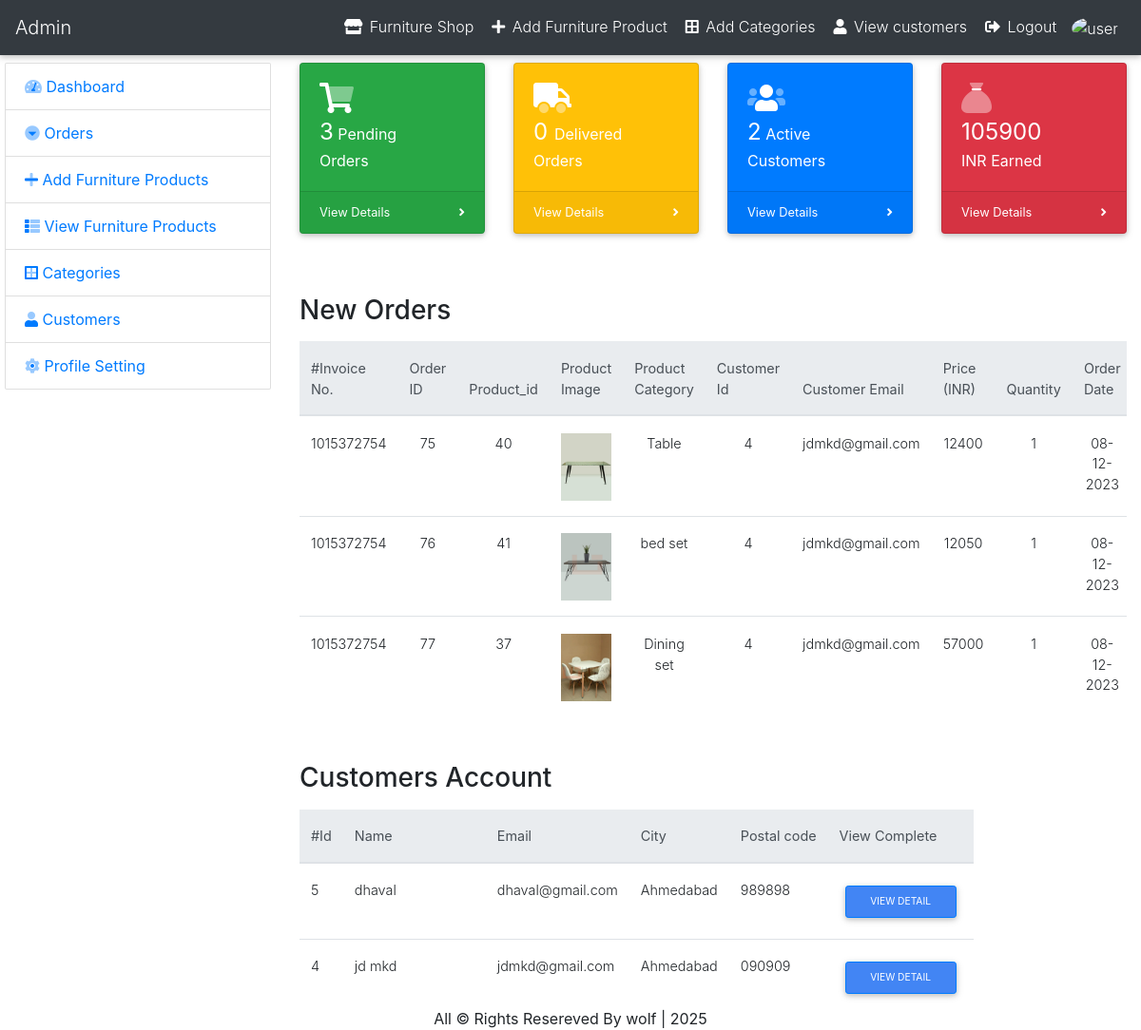
The page /admin/index.php (signed in) on the database as committed earlier.
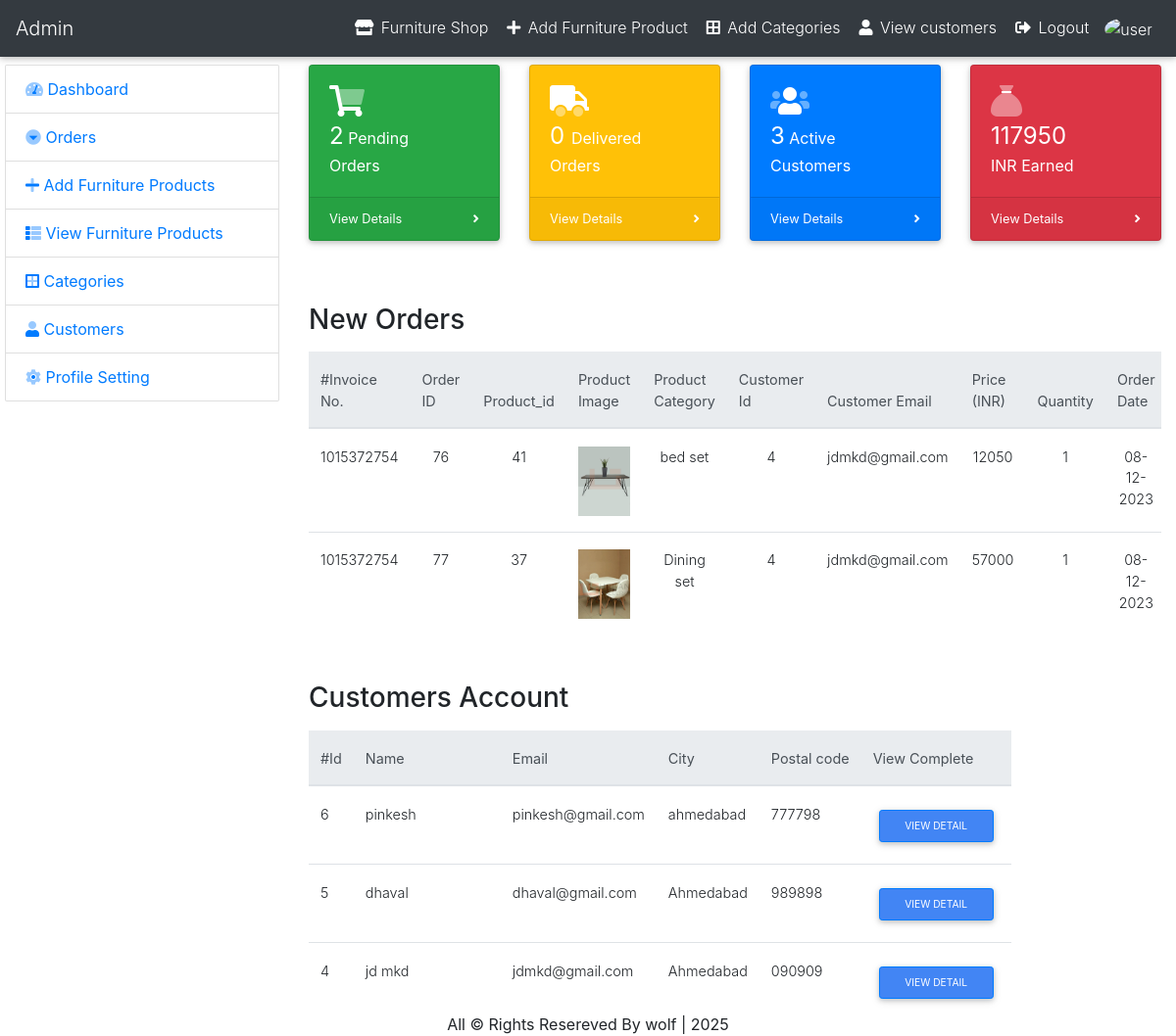
The same page on the database as committed later.
### tables this page shows
CREATE TABLE `customer_order` (
  `order_id` int(11) NOT NULL,
  `customer_id` int(11) NOT NULL,
  `customer_email` varchar(100) NOT NULL,
  `customer_fullname` varchar(100) NOT NULL,
  `customer_address` varchar(225) NOT NULL,
  `customer_city` varchar(50) NOT NULL,
  `customer_pcode` int(11) NOT NULL,
  `customer_phonenumber` varchar(100) NOT NULL,
  `product_id` int(11) NOT NULL,
  `product_amount` int(11) NOT NULL,
  `invoice_no` int(11) NOT NULL,
  `products_qty` int(11) NOT NULL,
  `order_date` varchar(100) NOT NULL,
  `order_status` varchar(100) NOT NULL
);

CREATE TABLE `furniture_product` (
  `pid` int(11) NOT NULL,
  `title` varchar(80) NOT NULL,
  `category` int(11) NOT NULL,
  `detail` text NOT NULL,
  `price` int(11) NOT NULL,
  `size` varchar(40) NOT NULL,
  `image` varchar(200) NOT NULL,
  `date` varchar(100) NOT NULL,
  `status` varchar(50) NOT NULL
);

CREATE TABLE `categories` (
  `id` int(11) NOT NULL,
  `category` varchar(100) NOT NULL,
  `fontawesome-icon` varchar(25) NOT NULL
);

CREATE TABLE `customer` (
  `cust_id` int(11) NOT NULL,
  `cust_name` varchar(100) NOT NULL,
  `cust_email` varchar(100) NOT NULL,
  `cust_pass` varchar(100) NOT NULL,
  `cust_add` varchar(200) NOT NULL,
  `cust_city` varchar(50) NOT NULL,
  `cust_postalcode` varchar(50) NOT NULL,
  `cust_number` varchar(100) NOT NULL
);

### admin/index.php (the view, shortened to what this page needs)
<?php
include('include/header.php');
?>
<div class="container-fluid mt-2">
  <div class="row">
    <div class="col-md-3 col-lg-3">
      <?php require_once('include/sidebar.php'); ?>
    </div>
    <div class="col-md-9 col-lg-9">
      <div class="row">
        <div class="col-xl-3 col-sm-6 mb-3">
          <div class="card text-white bg-success o-hidden h-100">
            <div class="card-body">
              <div class="card-body-icon">
                <i class="fad fa-shopping-cart fa-2x"></i>
              </div>
              <?php
              $query = "SELECT * FROM customer_order WHERE order_status='pending'";
              $run   = mysqli_query($con, $query);
              $num_new_orders = mysqli_num_rows($run);
              ?>
              <div class="mr-5"> <span style="font-size:24px;"><?php echo $num_new_orders; ?></span> Pending Orders</div>
            </div>
            <a class="card-footer text-white clearfix small z-1" href="pending_furniture_pro.php">
              <span class="float-left">View Details</span>
              <span class="float-right">
                <i class="fas fa-angle-right"></i>
              </span>
            </a>
          </div>
        </div>
        <div class="col-xl-3 col-sm-6 mb-3">
          <div class="card text-white bg-warning o-hidden h-100">
            <div class="card-body">
              <div class="card-body-icon">
                <i class="fad fa-truck fa-2x"></i>
              </div>
              <div class="mr-5">
                <?php
                $query = "SELECT * FROM customer_order WHERE order_status='delivered'";
                $run   = mysqli_query($con, $query);
                $num_delivered_orders = mysqli_num_rows($run);
                ?>
                <span style="font-size:24px;"><?php echo $num_delivered_orders; ?> </span> Delivered Orders
              </div>
            </div>
            <a class="card-footer text-white clearfix small z-1" href="delivered_furniture_pro.php">
              <span class="float-left">View Details</span>
              <span class="float-right">
                <i class="fas fa-angle-right"></i>
              </span>
            </a>
          </div>
        </div>
        <div class="col-xl-3 col-sm-6 mb-3">
          <div class="card text-white bg-primary o-hidden h-100">
            <div class="card-body">
              <div class="card-body-icon">
                <i class="fad fa-fw fa-users fa-2x"></i>
              </div>
              <div class="mr-5">
                <?php
                $query = "SELECT * FROM customer";
                $run   = mysqli_query($con, $query);
                $num_customer = mysqli_num_rows($run);
                ?>
                <span style="font-size:24px;"><?php echo $num_customer; ?></span> Active Customers
              </div>
            </div>
            <a class="card-footer text-white clearfix small z-1" href="customers.php">
              <span class="float-left">View Details</span>
              <span class="float-right">
                <i class="fas fa-angle-right"></i>
              </span>
            </a>
          </div>
        </div>
        <div class="col-xl-3 col-sm-6 mb-3">
          <div class="card text-white bg-danger o-hidden h-100">
            <div class="card-body">
              <div class="card-body-icon">
                <i class="fad fa-sack fa-2x"></i>
              </div>
              <div class="mr-5">
                <?php
                $query = "SELECT SUm(product_amount) as 'earn' FROM customer_order";
                $run   = mysqli_query($con, $query);
                $row = mysqli_fetch_array($run);
                $earning = $row['earn'];
                ?>
                <span style="font-size:24px;"><?php echo $earning; ?></span> INR Earned
              </div>
            </div>
            <a class="card-footer text-white clearfix small z-1" href="#">
              <span class="float-left">View Details</span>
              <span class="float-right">
                <i class="fas fa-angle-right"></i>
              </span>
            </a>
          </div>
        </div>
      </div>
      <h3 class="mt-5">New Orders</h3>
      <table class="table table-responsive table-hover mt-3">
        <thead class="thead-light">
          <tr>
            <th>#Invoice No.</th>
            <th>Order ID</th>
            <th>Product_id</th>
            <th>Product Image</th>
            <th>Product Category</th>
            <th>Customer Id</th>
            <th>Customer Email</th>
            <th>Price (INR)</th>
            <th>Quantity</th>
            <th>Order Date</th>
          </tr>
        </thead>
        <tbody class="text-center">
          <?php
          $order_query = "SELECT * FROM customer_order WHERE order_status='pending' ORDER BY order_id LIMIT 5";
          $run = mysqli_query($con, $order_query);
          if (mysqli_num_rows($run) > 0) {
            while ($order_row = mysqli_fetch_array($run)) {
              $order_invoice = $order_row['invoice_no'];
              $order_id      = $order_row['order_id'];
              $cust_id       = $order_row['customer_id'];
              $cust_email    = $order_row['customer_email'];
              $order_pro_id  = $order_row['product_id'];
              $order_qty     = $order_row['products_qty'];
              $order_amount  = $order_row['product_amount'];
              $order_date    = $order_row['order_date'];
              $pr_query = "SELECT * FROM furniture_product fp INNER JOIN categories cat ON fp.category = cat.id WHERE pid = $order_pro_id ";
              $pr_run   = mysqli_query($con, $pr_query);
              if (mysqli_num_rows($pr_run) > 0) {
                while ($pr_row = mysqli_fetch_array($pr_run)) {
                  $image = $pr_row['image'];
                  $category = $pr_row['category'];
          ?>
                  <tr>
                    <td>
                      <?php echo $order_invoice; ?>
                    </td>
                    <td>
                      <?php echo $order_id; ?>
                    </td>
                    <td>
                      <?php echo $order_pro_id; ?>
                    </td>
                    <td width="120px">
                      <img src="img/<?php echo $image; ?>" width="100%">
                    </td>
                    <td>
                      <?php echo $category; ?>
                    </td>
                    <td>
                      <?php echo $cust_id; ?>
                    </td>
                    <td>
                      <?php echo $cust_email; ?>
                    </td>
                    <td>
                      <?php echo $order_amount; ?>
                    </td>
                    <td><?php echo $order_qty; ?></td>
                    <td><?php echo $order_date; ?></td>
                  </tr>
          <?php
                }
              }
            }
          } else {
            echo "<tr><td colspan='12'><h2 class='text-center text-secondary'>You have not any pending order</h2></td></tr>";
          }
          ?>
        </tbody>
      </table>
      <h3 class="mt-5">Customers Account</h3>
      <table class="table table-responsive table-hover mt-3">
        <thead class="thead-light">
          <tr>
            <th>#Id</th>
            <th>Name</th>
            <th>Email</th>
            <th>City</th>
            <th>Postal code</th>
            <th>View Complete</th>
          </tr>
        </thead>
        <tbody>
          <?php
          $query = "SELECT * FROM customer ORDER BY cust_id DESC LIMIT 5";
          $run   = mysqli_query($con, $query);
          if (mysqli_num_rows($run) > 0) {
            while ($row = mysqli_fetch_array($run)) {
              $cust_id         = $row['cust_id'];
              $cust_name       = $row['cust_name'];
              $cust_email      = $row['cust_email'];
              $cust_city       = $row['cust_city'];
              $cust_postalcode = $row['cust_postalcode'];
          ?>
              <tr>
                <td>
                  <?php echo $cust_id; ?>
                </td>
                <td width="150px">
                  <?php echo $cust_name; ?>
                </td>
                <td>
                  <?php echo $cust_email; ?>
                </td>
                <td>
                  <?php echo $cust_city ?>
                </td>
                <td><?php echo $cust_postalcode; ?></td>
                <td><a href="customers.php"><button class="btn btn-primary btn-sm">View Detail</button></td>
              </tr>
          <?php
            }
          } else {
            echo "<tr><td colspan='12'><h2 class='text-center text-secondary'>No Registered Customer Yet</h2></td></tr>";
          }
          ?>
        </tbody>
      </table>
    </div>
  </div>
</div>
<?php include('include/footer.php'); ?>

### admin/include/header.php (shortened to what this page needs)
<?php
require_once('include/dbcon.php');
?>
<!DOCTYPE html>
<html lang="en">
<head>
  <link href="css/mdb.min.css" rel="stylesheet">
  <link href="css/bootstrap.css" rel="stylesheet">
  <link href="css/all.min.css" rel="stylesheet">
  <link href="css/style.css" rel="stylesheet">
</head>
<body id="page-top">
  <nav class="navbar navbar-expand-md bg-dark navbar-dark">
    <a class="navbar-brand" href="index.php">Admin</a>
    <div class="collapse navbar-collapse" id="collapsibleNavbar">
      <ul class="navbar-nav ml-auto">
        <li class="nav-item">
          <a class="nav-link" href="../index.php" target="_blank"><i class="fas fa-store"></i> Furniture Shop </a>
        </li>
        <li class="nav-item">
          <a class="nav-link" href="furniture_pro.php"><i class="fas fa-plus"></i> Add Furniture Product</a>
        </li>
        <li class="nav-item">
          <a class="nav-link" href="category.php"><i class="fas fa-border-all"></i> Add Categories</a>
        </li>
        <li class="nav-item">
          <a class="nav-link" href="customers.php"><i class="fas fa-user"></i> View customers</a>
        </li>
        <li class="nav-item">
          <a class="nav-link" href="logout.php"><i class="fas fa-sign-out-alt"></i> Logout</a>
        </li>
        <?php
        if (isset($_SESSION['email'])) {
          $session_email = $_SESSION['email'];
          $query = "SELECT image from admin WHERE email='$session_email'";
          $run = mysqli_query($con, $query);
          $row = mysqli_fetch_array($run);
          $image = $row['image'];
        }
        ?>
        <li class="nav-item">
          <a class="nav-link" href="profile.php"><img src="img/<?php echo $image; ?>" alt="user" class="rounded-circle" width="37px" height="32px"></a>
        </li>
      </ul>
    </div>
  </nav>

### admin/include/sidebar.php (shortened to what this page needs)
<div class="list-group mb-3 ">
  <li class="list-group-item "><a href="index.php">
      <i class="fad fa-tachometer-alt"></i> Dashboard</a>
  </li>
  <li class="list-group-item">
    <a data-toggle="collapse" href="#orders" aria-expanded="false" aria-controls="orders"><i class="fad fa-caret-circle-down"></i> Orders</a>
  </li>
  <li class="list-group-item">
    <a href="furniture_pro.php"><i class="fad fa-plus"></i> Add Furniture Products</a>
  </li>
  <li class="list-group-item">
    <a href="furniture_pro_view.php"><i class="fad fa-th-list"></i> View Furniture Products</a>
  </li>
  <li class="list-group-item list-item-group-action"><a href="category.php">
      <i class="fad fa-border-all"></i> Categories</a>
  </li>
  <li class="list-group-item list-item-group-action"><a id="user" href="Customers.php">
      <i class="fad fa-user"></i> Customers</a>
  </li>
  <li class="list-group-item list-item-group-action"><a href="profile.php">
      <i class="fad fa-cog"></i> Profile Setting</a>
  </li>
</div>

### admin/include/footer.php (shortened to what this page needs)
<footer class="sticky-footer fixed-bottom">
  <div class="container my-auto">
    <div class="copyright text-center my-auto">
      <span>All &copy; Rights Resereved By wolf | <?php echo date('Y'); ?></span>
    </div>
  </div>
</footer>
</body>
</html>

### admin/css/style.css (style rules this page uses)
* { margin: 0px; padding: 0px; }
.list-group { margin-left:-10px; }

Rows that differ between the two databases and show on the page:
no longer on this page (row edited): customer_order: invoice_no "1015372754", order_id "75", product "40", customer "4", customer_email "jdmkd@gmail.com", product_amount "12400", products_qty "1", order_date "08-12-2023"
no longer on this page (row unchanged): furniture_product: image (picture), category.category "Table"
added customer: cust_id "6", cust_name "pinkesh", cust_email "pinkesh@gmail.com", cust_city "ahmedabad", cust_postalcode "777798"
Other text that changed with them:
$num_new_orders: "3" → "2"
$num_customer: "2" → "3"
$earning: "105900" → "117950"
